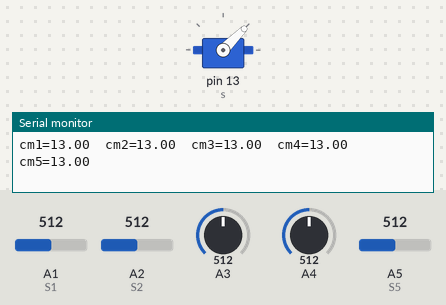
Recording of a sketch running on a simulated Arduino Uno, built with avr-gcc and run on an emulated ATmega328P. Parts: servo, the last lines printed to the serial monitor. The test bench sets the inputs (shaded band); at power-on: A4 = 512, A1 (S1) = 512, A2 (S2) = 512, A3 = 512, A5 (S5) = 512.

Above: at 1.2 s.
1.3 s: A4 set to 137
2.8 s: A4 set to 116
At 3.7 s:
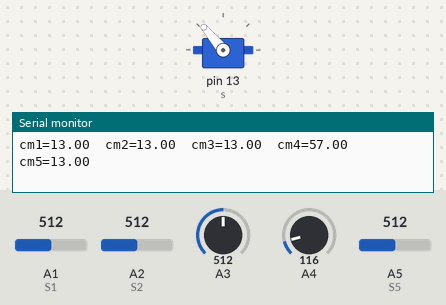
Timing chart, 0 to 5.8 s (numbered marks = the images above; inputs shaded):
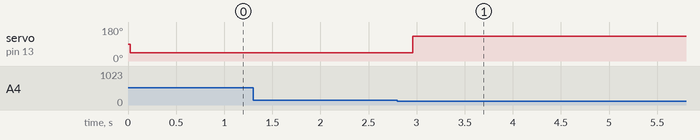

Measured:
- the behaviour switches between 130 and 129 on A4 (found by bisection; images 0 and 1)
- after the input at 2.8 s, servo on pin 13 (s): 45° → 130° after 0.16 s

The sketch:

Original.ino
```cpp
#include<Servo.h>
#define S1 A1
#define S2 A2
#define S3 A3
#define S4 A4
#define S5 A5

const float down_val = 15 ;
const float up_val = 20;
const int average_count = 10;
float cm1;
float cm2;
float cm3;
float cm4;
float cm5;

Servo s;

void setup()
{
  Serial.begin(9600);
  pinMode(S1, INPUT);
  pinMode(S2, INPUT);
  pinMode(S5, INPUT);
  s.attach(13);
  s.write(90);
  //delay(2000);
}
void loop()
{
  // 灰度传感器检测黑带
  if (0) {
    Track();
  }
  else {
    Avoidance();
  }
}

// 避障
void Avoidance() {
  cm1 = distance(S1, average_count);
  cm2 = distance(S2, average_count);
  cm3 = distance(S3, average_count);
  cm4 = distance(S4, average_count);
  cm5 = distance(S5, average_count);
  Serial.print("cm1=");
  Serial.print(cm1);
  Serial.print("\t");
  Serial.print("cm2=");
  Serial.print(cm2);
  Serial.print("\t");
  Serial.print("cm3=");
  Serial.print(cm3);
  Serial.print("\t");
  Serial.print("cm4=");
  Serial.print(cm4);
  Serial.print("\t");
  Serial.print("cm5=");
  Serial.print(cm5);
  Serial.println();

  if (cm4 > 50) {
    orientation(130);
    delay(1500);
  }
  else if (cm5 < 30) {
    orientation(45);
  }
  else if (cm4 > up_val & cm4<60) {
    orientation(120);
  }
  else if (cm4 < down_val) {
    orientation(60);
  }
  else {
    orientation(90);
  }
  //  delay(500);
}

// 转向
void orientation(int pos) {
  //  if (pos >= 90) {
  //    for (int i = 90; i <= pos; i++) {
  //      s.write(i);
  //      //延时的作用：舵机转动需要时间的
  //      delay(15);
  //    }
  //  }
  //  else if (pos < 90) {
  //    for (int i = 90; i >= pos; i--) {
  //      s.write(i);
  //      delay(15);
  //    }
  //  }
  s.write(pos);
  delay(200);
}

// 获取传感器距离
float distance(int pin, int average_count) {
  int sum = 0;
  for (int i = 0; i < average_count; i++) {
    int sensor_value = analogRead(pin);
    int distance_cm = pow(3027.4 / sensor_value, 1.2134);
    if (distance_cm > 60) {
      distance_cm = 60;
    }
    sum += distance_cm;
  }
  return (sum / average_count + 5);
//  delay(200);
}

// 循迹
void Track() {
}
```
